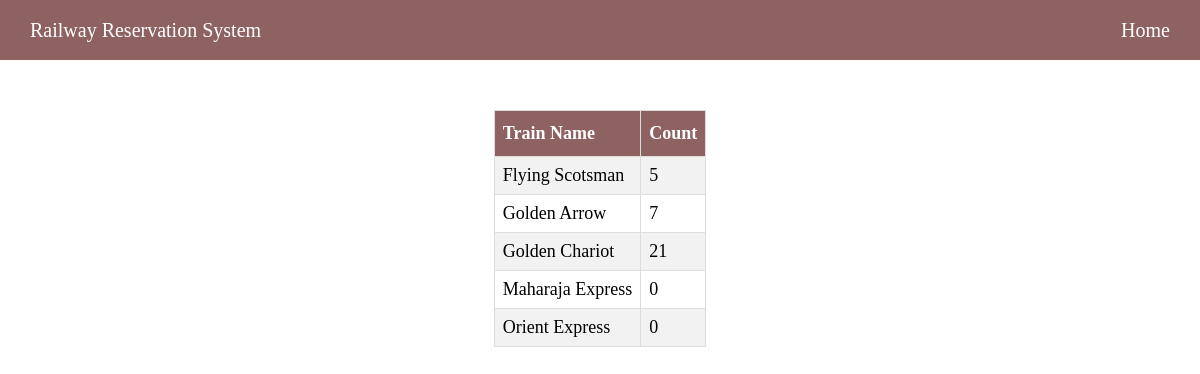
Before: /train-passenger with the older database file.
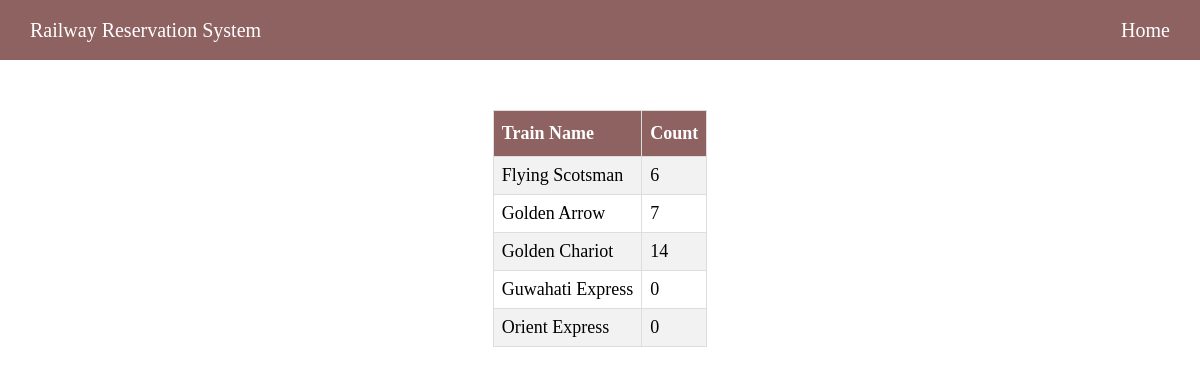
After: the same page with the newer database file.
### tables this page shows
CREATE TABLE train (train_number int auto_increment, train_name text unique not null, prem_fair double not null, gen_fair double not null, source text not null, destination text not null, avaiable_on text not null, primary key(train_number));

### app.py (the view)
@app.route('/train-passenger', methods=['POST', 'GET'])
def trainpassenger():
    conn = sqlite3.connect('rrs.db')
    cur = conn.cursor()
    query = "SELECT t.train_name, count(b.train_number) as count from train t left JOIN booked b on t.train_number = b.train_number GROUP by train_name HAVING count(b.train_number) >=0;"
    cur.execute(query)
    rows = cur.fetchall()
    conn.close()
    return render_template('train-passenger-list.html', rows=rows)

### templates/train-passenger-list.html (shortened to what this page needs)
<html>
  <head>
    <link
      rel="stylesheet"
      href="{{ url_for('static', filename='styles/styles.css') }}"
    />
  </head>
  <body>
    <div class="nav">
      <div class="header">
        <div>Railway Reservation System</div>
        <div style="justify-content: flex-end">
          <a
            style="text-decoration: none; color: white"
            href="{{ url_for('home') }}"
            >Home</a
          >
        </div>
      </div>
    </div>
    <center>
      <div style="padding-top: 50px">
        <table>
          <tr>
            <th>Train Name</th>
            <th>Count</th>
          </tr>
          {% for col in rows %}
          <tr>
            <td>{{col[0]}}</td>
            <td>{{col[1]}}</td>
          </tr>
          {% endfor %}
        </table>
      </div>
    </center>
  </body>
</html>

### static/styles/styles.css (style rules this page uses)
.nav { height: 60px; width: 100%; background-color: #8f6262; font-size: 20px; color: white; }
body { margin: 0; }
.header { display: flex; height: inherit; align-items: center; justify-content: space-between; padding: 0 30px; }
table { border-collapse: collapse; font-size: 18px; }
td, th { border: 1px solid #ddd; padding: 8px; }
tr:nth-child(even) { background-color: #f2f2f2; }
th { padding-top: 12px; padding-bottom: 12px; text-align: left; background-color: #8f6262; color: white; }

Changed rows visible on the page:
computed for train "Flying Scotsman": col "5" → "6"
computed for train "Golden Chariot": col "21" → "14"
changed train: train_name "Maharaja Express" → "Guwahati Express"
